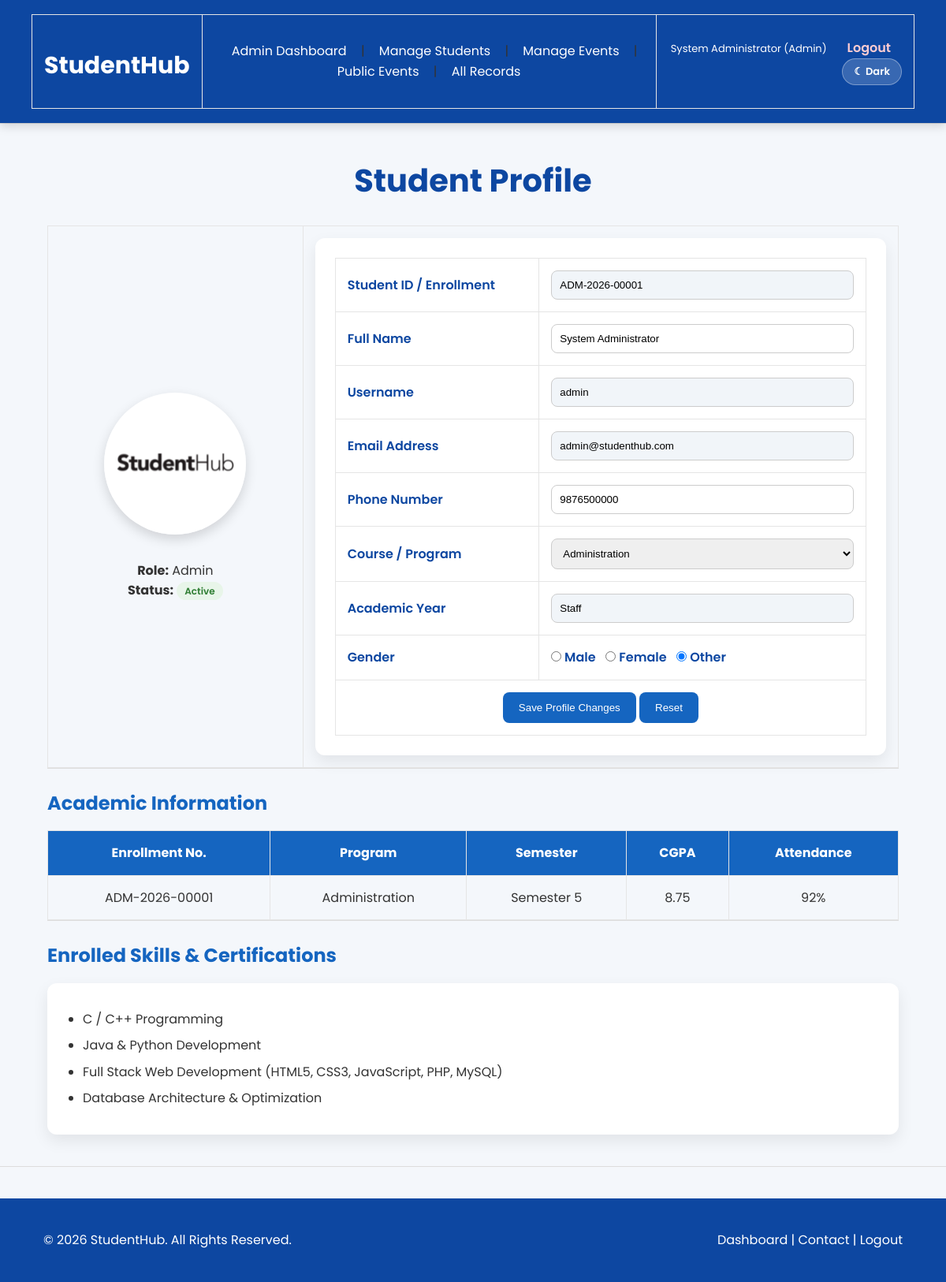
The page /profile.php (signed in) on the database its author committed.
### tables this page shows
CREATE TABLE IF NOT EXISTS `students` (
    `id` INT AUTO_INCREMENT PRIMARY KEY,
    `student_id` VARCHAR(25) NOT NULL UNIQUE,
    `fullname` VARCHAR(100) NOT NULL,
    `username` VARCHAR(50) DEFAULT NULL UNIQUE,
    `email` VARCHAR(100) NOT NULL UNIQUE,
    `phone` VARCHAR(15) NOT NULL,
    `password_hash` VARCHAR(255) NOT NULL,
    `role` ENUM('Student', 'Admin') DEFAULT 'Student',
    `course` VARCHAR(50) NOT NULL,
    `year` VARCHAR(30) NOT NULL,
    `gender` ENUM('Male', 'Female', 'Other') NOT NULL,
    `status` ENUM('Active', 'Suspended', 'Pending') DEFAULT 'Active',
    `remember_token` VARCHAR(255) DEFAULT NULL,
    `created_at` TIMESTAMP DEFAULT CURRENT_TIMESTAMP,
    `updated_at` TIMESTAMP DEFAULT CURRENT_TIMESTAMP ON UPDATE CURRENT_TIMESTAMP,
    INDEX `idx_students_email` (`email`),
    INDEX `idx_students_course` (`course`),
    INDEX `idx_students_role` (`role`)
);

### profile.php (the view, shortened to what this page needs)
<?php
require_once __DIR__ . '/session_helper.php';
$userId = $_SESSION['user_id'];
$conn = get_db_connection();
$user = null;
if ($conn) {
    $stmt = $conn->prepare("SELECT id, student_id, fullname, username, email, phone, course, year, gender, role, created_at FROM students WHERE id = ? LIMIT 1");
    if ($stmt) {
        $stmt->bind_param("i", $userId);
        $stmt->execute();
        $res = $stmt->get_result();
        $user = $res->fetch_assoc();
    }
}
?>
<!DOCTYPE html>
<html lang="en">
<head>
    <link rel="stylesheet" href="profile.css">
    <link rel="stylesheet" href="common.css">
</head>
<body>
<?php render_navigation('profile'); ?>
<hr>
<main>
<h1 align="center">Student Profile</h1>
<table width="100%" cellpadding="20">
<tr>
<td width="30%" align="center">
<img src="pic1.png" alt="Student Profile" width="180" height="180" style="border-radius:50%;object-fit:cover;box-shadow:0 6px 15px rgba(0,0,0,0.15);">
<br><br>
<p><b>Role:</b> <?php echo htmlspecialchars($user['role'] ?? 'Student'); ?></p>
<p><b>Status:</b> <span style="background:#e8f5e9;color:#2e7d32;padding:3px 10px;border-radius:12px;font-size:12px;font-weight:600;">Active</span></p>
</td>
<td width="70%">
<form action="profile.php" method="post">
<table cellpadding="8">
<tr>
<td><label>Student ID / Enrollment</label></td>
<td><input type="text" value="<?php echo htmlspecialchars($user['student_id'] ?? ''); ?>" size="35" readonly style="background:#f1f5f9;cursor:not-allowed;"></td>
</tr>
<tr>
<td><label>Full Name</label></td>
<td><input type="text" name="fullname" value="<?php echo htmlspecialchars($user['fullname'] ?? ''); ?>" size="35" required></td>
</tr>
<tr>
<td><label>Username</label></td>
<td><input type="text" value="<?php echo htmlspecialchars($user['username'] ?? 'N/A'); ?>" size="35" readonly style="background:#f1f5f9;cursor:not-allowed;"></td>
</tr>
<tr>
<td><label>Email Address</label></td>
<td><input type="email" value="<?php echo htmlspecialchars($user['email'] ?? ''); ?>" size="35" readonly style="background:#f1f5f9;cursor:not-allowed;"></td>
</tr>
<tr>
<td><label>Phone Number</label></td>
<td><input type="tel" name="phone" value="<?php echo htmlspecialchars($user['phone'] ?? ''); ?>" size="35"></td>
</tr>
<tr>
<td><label>Course / Program</label></td>
<td>
<select name="course">
<?php
$courses = ['B.Tech', 'BCA', 'B.Sc', 'M.Tech', 'MCA', 'Administration'];
foreach ($courses as $c) {
    $sel = (($user['course'] ?? '') === $c) ? 'selected' : '';
    echo "<option value=\"$c\" $sel>$c</option>";
}
?>
</select>
</td>
</tr>
<tr>
<td><label>Academic Year</label></td>
<td><input type="text" value="<?php echo htmlspecialchars($user['year'] ?? 'Second Year'); ?>" size="35" readonly style="background:#f1f5f9;cursor:not-allowed;"></td>
</tr>
<tr>
<td><label>Gender</label></td>
<td>
<label><input type="radio" name="gender" value="Male" <?php if (($user['gender'] ?? '') === 'Male') echo 'checked'; ?>> Male</label> &nbsp;
<label><input type="radio" name="gender" value="Female" <?php if (($user['gender'] ?? '') === 'Female') echo 'checked'; ?>> Female</label> &nbsp;
<label><input type="radio" name="gender" value="Other" <?php if (($user['gender'] ?? '') === 'Other') echo 'checked'; ?>> Other</label>
</td>
</tr>
<tr>
<td colspan="2" align="center" style="padding-top:15px;">
<input type="submit" value="Save Profile Changes">
<input type="reset" value="Reset">
</td>
</tr>
</table>
</form>
</td>
</tr>
</table>
<hr>
<h2>Academic Information</h2>
<table border="1" width="100%" cellpadding="10">
<tr align="center">
<th>Enrollment No.</th>
<th>Program</th>
<th>Semester</th>
<th>CGPA</th>
<th>Attendance</th>
</tr>
<tr align="center">
<td><?php echo htmlspecialchars($user['student_id'] ?? '25DIT002'); ?></td>
<td><?php echo htmlspecialchars($user['course'] ?? 'Information Technology'); ?></td>
<td>Semester 5</td>
<td>8.75</td>
<td>92%</td>
</tr>
</table>
<hr>
<h2>Enrolled Skills & Certifications</h2>
<ul>
<li>C / C++ Programming</li>
<li>Java & Python Development</li>
<li>Full Stack Web Development (HTML5, CSS3, JavaScript, PHP, MySQL)</li>
<li>Database Architecture & Optimization</li>
</ul>
</main>
<hr>
<footer>
<table width="100%">
<tr>
<td>
<p>&copy; 2026 StudentHub. All Rights Reserved.</p>
</td>
<td align="right">
<a href="dashboard.php">Dashboard</a> |
<a href="contact.html">Contact</a> |
<a href="logout.php">Logout</a>
</td>
</tr>
</table>
</footer>
</body>
</html>

### session_helper.php (shortened to what this page needs)
<?php
function render_navigation($activePage = '') {
    $role = $_SESSION['role'] ?? null;
    $name = $_SESSION['fullname'] ?? '';
    echo '<header>';
    echo '<nav>';
    echo '<table width="100%">';
    echo '<tr>';
    echo '<td><h2>StudentHub</h2></td>';
    echo '<td align="center">';
    if ($role === 'Admin') {
        echo '<a href="admin_dashboard.php"' . ($activePage === 'admin_dashboard' ? ' style="font-weight:700;color:#ffd54f;"' : '') . '>Admin Dashboard</a> | ';
        echo '<a href="manage_students.php"' . ($activePage === 'manage_students' ? ' style="font-weight:700;color:#ffd54f;"' : '') . '>Manage Students</a> | ';
        echo '<a href="manage_events.php"' . ($activePage === 'manage_events' ? ' style="font-weight:700;color:#ffd54f;"' : '') . '>Manage Events</a> | ';
        echo '<a href="index.php"' . ($activePage === 'events' ? ' style="font-weight:700;color:#ffd54f;"' : '') . '>Public Events</a> | ';
        echo '<a href="view_records.php"' . ($activePage === 'view_records' ? ' style="font-weight:700;color:#ffd54f;"' : '') . '>All Records</a>';
    }
    echo '</td>';
    echo '<td align="right">';
    if ($role) {
        echo '<span style="font-size:13px;margin-right:12px;color:#fff;">' . htmlspecialchars($name) . ' (' . htmlspecialchars($role) . ')</span>';
        echo '<a href="logout.php" style="color:#ffcdd2;font-weight:600;">Logout</a>';
    } else {
        echo '<a href="login.php">Login</a> | ';
        echo '<a href="register.html">Register</a>';
    }
    echo '</td>';
    echo '</tr>';
    echo '</table>';
    echo '</nav>';
    echo '</header>';
}

### profile.css (style rules this page uses)
* { margin:0;padding:0;box-sizing:border-box }
body { font-family:Poppins,sans-serif;background:#f4f7fb;color:#333;line-height:1.6 }
header { background:#0d47a1;padding:18px 40px;box-shadow:0 4px 12px rgba(0,0,0,.15) }
header h2 { color:#fff;font-size:30px }
nav table { width:100% }
nav a { color:#fff;text-decoration:none;padding:8px 14px;border-radius:6px;transition:.3s }
hr { border:none;height:1px;background:#ddd }
main { width:90%;margin:40px auto }
h1 { text-align:center;color:#0d47a1;font-size:40px;margin-bottom:25px }
h2 { color:#1565c0;margin:25px 0 15px }
table { width:100%;border-collapse:collapse }
td,th { padding:15px;border:1px solid #e5e5e5 }
th { background:#1565c0;color:#fff }
form { background:#fff;padding:25px;border-radius:12px;box-shadow:0 8px 20px rgba(0,0,0,.08) }
img { border-radius:50%;box-shadow:0 8px 20px rgba(0,0,0,.15) }
label { font-weight:600;color:#0d47a1 }
input[type=text],input[type=email],input[type=tel],input[type=date],select,textarea { width:100%;padding:10px;border:1px solid #ccc;border-radius:8px }
input[type=submit],input[type=reset] { background:#1565c0;color:#fff;border:none;padding:12px 20px;border-radius:8px;cursor:pointer }
ul { background:#fff;padding:25px 45px;border-radius:12px;box-shadow:0 8px 20px rgba(0,0,0,.08) }
li { margin:8px 0 }
footer { background:#0d47a1;color:#fff;padding:25px 40px;margin-top:40px }
footer td { border:none }
footer p,footer a { color:#fff;text-decoration:none }

### common.css (style rules this page uses)
header { position: relative; z-index: 900; }

### rows shown on the page
students: role "Admin", student "ADM-2026-00001", fullname "System Administrator", username "admin", email "admin@studenthub.com", phone "9876500000", year "Staff", gender "☐ Male", gender "☐ Female", gender "☑ Other", course "Administration"

### other values the page prints
$name "System Administrator"
$role "Admin"
form field course "Administration"
